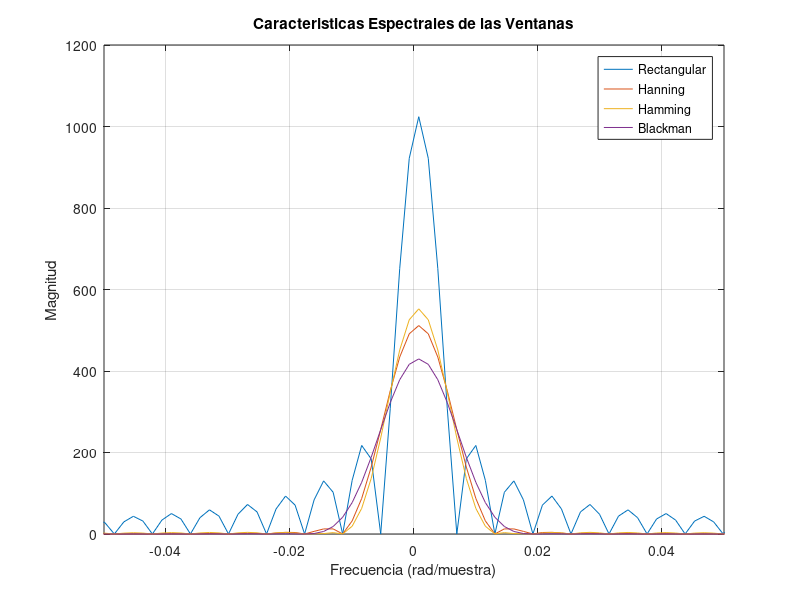
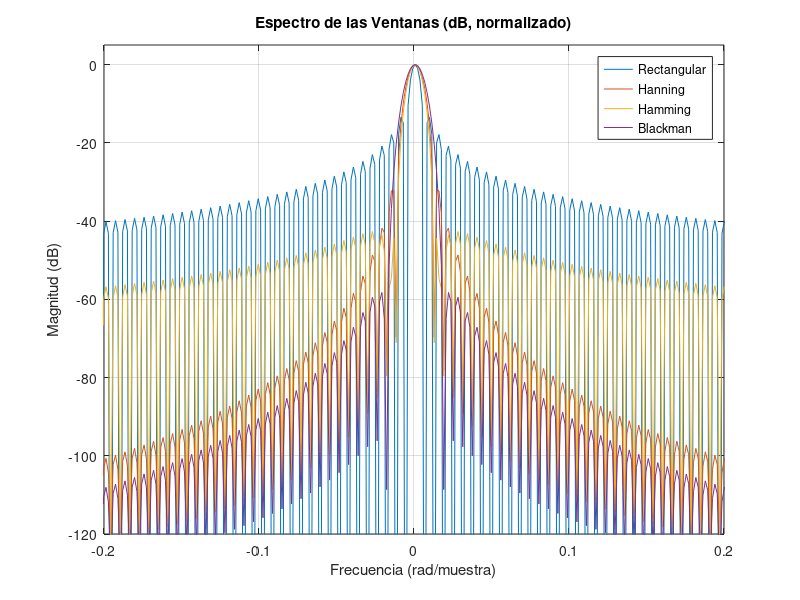
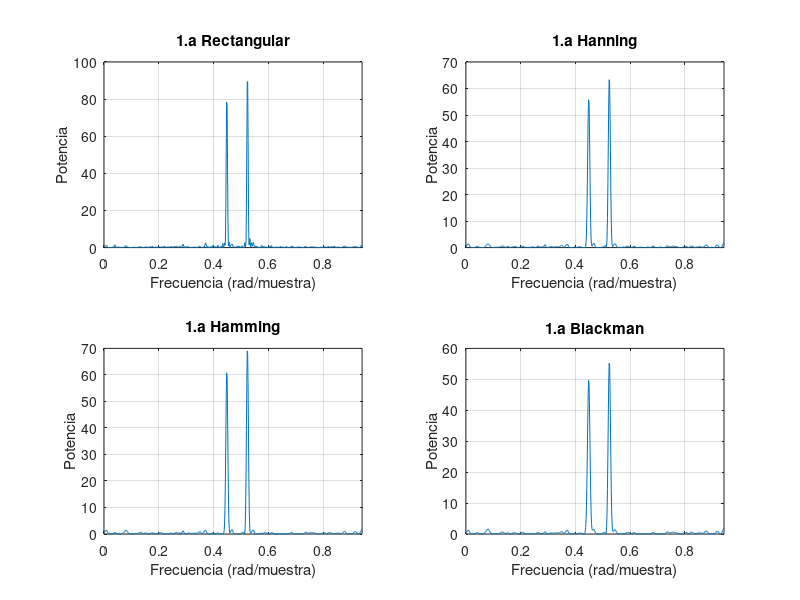
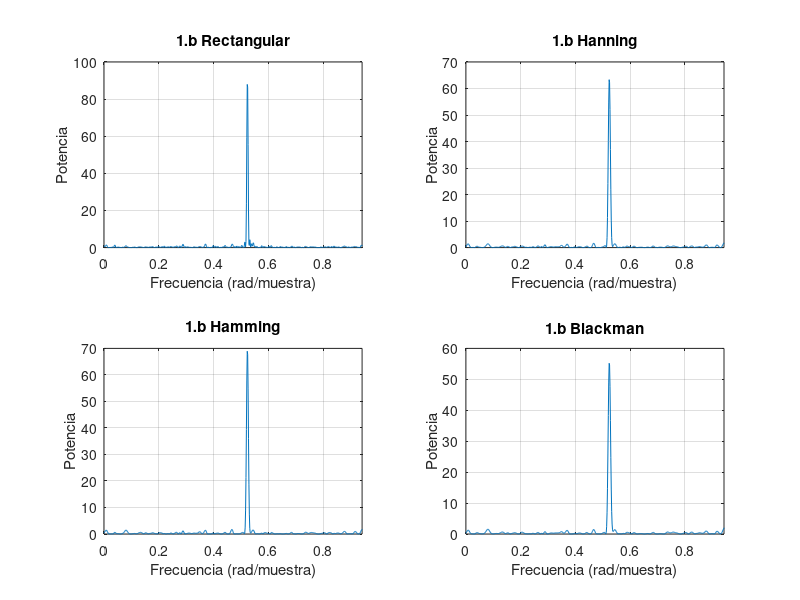

Here is the MATLAB script that generated these plots, in order:
% =====================================================================
% ESTIMACION ESPECTRAL CLASICA: EFECTO DE LA VENTANA (Octave / MATLAB)
% =====================================================================
% Idea general de la practica:
%   - Una "ventana" es una curva que se multiplica por la senal antes de
%     calcular su espectro. Cambia dos cosas:
%       * la RESOLUCION (que tan cerca pueden estar dos frecuencias para
%         verse separadas), que depende del ancho del lobulo principal;
%       * la FUGA espectral (energia que se "derrama" a frecuencias
%         vecinas), que depende del nivel de los lobulos secundarios.
%   - El PERIODOGRAMA estima la densidad espectral de potencia (DEP) de
%     una senal con la FFT. Es muy ruidoso.
%   - El PERIODOGRAMA PROMEDIO (Welch/Bartlett) divide la senal en
%     trozos, calcula el periodograma de cada uno y los promedia, lo que
%     reduce el ruido de la estimacion.
%
% =====================================================================

% Se limpian graficas, variables y Consola de Comando
clear; clc; close all;

% Paquete de senales para OCTAVE (Si usas MatLab comentarlo).
% En MATLAB, rectwin/hann/hamming/blackman/periodogram/pwelch vienen del
% Signal Processing Toolbox.
pkg load signal;

% Semilla fija: asi el "ruido aleatorio" es el mismo en cada
% corrida y las figuras se pueden repetir (en MATLAB tambien sirve rng(1)).
randn('state', 1);

% ---------------------------------------------------------------------
% PARAMETROS
% ---------------------------------------------------------------------
N = 1024;        % Numero de muestras (longitud de las ventanas y de la senal).
                 % Con N grande los lobulos de las ventanas se ven bien
                 % definidos; con N pequeno (p. ej. 128) el lobulo principal
                 % es mas ancho y la resolucion es peor.
Nfft = 4096;     % Puntos de la FFT. Si Nfft > N, la FFT rellena con ceros
                 % ("zero-padding"): solo INTERPOLA la curva (se ve mas
                 % suave), no mejora la resolucion real.

% ---------------------------------------------------------------------
% PASO 1: VENTANAS Y SU ESPECTRO
% ---------------------------------------------------------------------
% Se generan las cuatro ventanas como vectores columna de N puntos.
wRect = rectwin(N);          % Rectangular: todo 1. Lobulo principal mas
                             %   estrecho, pero lobulos laterales altos (-13 dB).
wHann = hann(N);             % Hanning: lobulo lateral ~ -31 dB.
wHamm = hamming(N);          % Hamming: lobulo lateral ~ -42 dB.
% En Octave blackman(N) devuelve -1.4e-17 en los extremos por
% redondeo, y pwelch rechaza ventanas con valores negativos. max(.,0) lo
% corrige sin cambiar la ventana en la practica.
wBlck = max(blackman(N), 0); % Blackman: lobulo lateral ~ -58 dB, pero
                             %   lobulo principal mas ancho.

% Espectro de cada ventana, en tres pasos:
%  1. fft(w, Nfft): Transformada Rapida de Fourier con Nfft puntos.
%  2. fftshift(): reordena el resultado para que la frecuencia 0 quede en
%     el centro de la grafica (la FFT la entrega al inicio).
%  3. abs(): magnitud, porque la FFT entrega numeros complejos.
WfRect = abs(fftshift(fft(wRect, Nfft)));
WfHann = abs(fftshift(fft(wHann, Nfft)));
WfHamm = abs(fftshift(fft(wHamm, Nfft)));
WfBlck = abs(fftshift(fft(wBlck, Nfft)));

% Eje de frecuencia normalizada de -pi a pi (rad/muestra), con un punto por
% cada punto de la FFT.
fVentana = linspace(-pi, pi, Nfft);

figure('Name', 'Paso 1: Espectro de las Ventanas');
plot(fVentana, WfRect); hold on;
plot(fVentana, WfHann);
plot(fVentana, WfHamm);
plot(fVentana, WfBlck);
xlim([-0.05 0.05]);              % Zoom: solo se ve el lobulo principal.
                                 % Se nota que Rectangular es la mas
                                 % estrecha y Blackman la mas ancha.
title('Caracteristicas Espectrales de las Ventanas');
xlabel('Frecuencia (rad/muestra)');   % antes decia (\pi rad/muestra),
                                      % pero el eje esta en radianes.
ylabel('Magnitud');
legend('Rectangular', 'Hanning', 'Hamming', 'Blackman');
grid on;
hold off;

% Mismo espectro pero en dB y normalizado a su maximo.
% La escala lineal no deja ver los lobulos secundarios (son muy pequenos);
% en dB si se lee su nivel respecto al lobulo principal, que es lo que pide
% el enunciado. El 1e-12 evita calcular log10(0).
figure('Name', 'Paso 1b: Espectro de las Ventanas en dB');
Wf = {WfRect, WfHann, WfHamm, WfBlck};
for i = 1:4
    plot(fVentana, 20*log10(Wf{i}/max(Wf{i}) + 1e-12)); hold on;
end
xlim([-0.2 0.2]); ylim([-120 5]);
title('Espectro de las Ventanas (dB, normalizado)');
xlabel('Frecuencia (rad/muestra)'); ylabel('Magnitud (dB)');
legend('Rectangular', 'Hanning', 'Hamming', 'Blackman');
grid on; hold off;

% ---------------------------------------------------------------------
% EXPERIMENTO 1.a: DOS SINUSOIDES IGUALES + RUIDO BLANCO
% ---------------------------------------------------------------------
% Pregunta: cada ventana logra ver las dos frecuencias por separado?
n = 0:N-1;               % indices de las muestras

% Frecuencias angulares dadas en el enunciado (rad/muestra). Estan muy
% cerca entre si: w1 = 0.5236 y w2 = 0.4488.
w1 = 2*pi/12;
w2 = 2*pi/14;

% Ruido blanco: media 0 y varianza 1. randn genera numeros con
% distribucion normal estandar, uno por muestra.
ruido = randn(1, N);

% Senal: dos sinusoides de amplitud 1 mas el ruido. La MISMA realizacion de
% ruido se usa para las cuatro ventanas, asi las diferencias entre graficas
% se deben solo a la ventana.
A1a = 1;
A2a = 1;
xa = A1a*sin(w1*n) + A2a*sin(w2*n) + ruido;

figure('Name', 'Experimento 1.a');
ventanas = {wRect, wHann, wHamm, wBlck};   % se agrupan para usar un ciclo for
titulos_a = {'1.a Rectangular', '1.a Hanning', '1.a Hamming', '1.a Blackman'};

for i = 1:4
    subplot(2, 2, i);
    % periodogram(x, ventana, Nfft): multiplica x por la ventana, calcula
    % la FFT y normaliza. Devuelve la DEP (Pxx) y la frecuencia w en
    % rad/muestra de 0 a pi.
    [Pxx, w] = periodogram(xa, ventanas{i}, Nfft);
    plot(w, Pxx);
    xlim([0 0.3*pi]);            % zoom a la zona donde estan w1 y w2
    title(titulos_a{i});
    xlabel('Frecuencia (rad/muestra)');
    ylabel('Potencia');
    grid on;
end

% ---------------------------------------------------------------------
% EXPERIMENTO 1.b: UNA SINUSOIDE FUERTE Y OTRA MUY DEBIL + RUIDO
% ---------------------------------------------------------------------
% Pregunta: que ventana deja ver la sinusoide debil (amplitud 0.01, es
% decir 40 dB por debajo de la fuerte)? Ojo: con ruido de varianza 1 la
% sinusoide debil queda por debajo del ruido y no se ve con ninguna ventana.
A1b = 1;
A2b = 0.01;
xb = A1b*sin(w1*n) + A2b*sin(w2*n) + ruido;   % mismo ruido que en 1.a

figure('Name', 'Experimento 1.b');
titulos_b = {'1.b Rectangular', '1.b Hanning', '1.b Hamming', '1.b Blackman'};

for i = 1:4
    subplot(2, 2, i);
    [Pxx, w] = periodogram(xb, ventanas{i}, Nfft);
    plot(w, Pxx);
    xlim([0 0.3*pi]);
    title(titulos_b{i});
    xlabel('Frecuencia (rad/muestra)');
    ylabel('Potencia');
    grid on;
end

% ---------------------------------------------------------------------
% EXPERIMENTO 2: PERIODOGRAMA PROMEDIO DE RUIDO BLANCO
% ---------------------------------------------------------------------
% Pregunta: cuanto se calma la estimacion al promediar varios
% periodogramas? La DEP verdadera del ruido blanco es PLANA, asi que una
% buena estimacion debe verse como una linea casi horizontal.
muestrasRuido = N * 16;                % ruido 16 veces mas largo que una ventana
ruidoLargo = randn(1, muestrasRuido);  % -> 16 segmentos de N muestras

% pwelch(x, ventana, solape, Nfft, Fs): corta x en segmentos del largo de la
% ventana, calcula el periodograma de cada uno y los promedia.
%   - solape = 0: segmentos sin solape (promedio de Bartlett).
%   - Fs = 2*pi como 5to argumento. Sin el, Octave usa Fs = 1: el eje
%     sale en ciclos/muestra (0 a 0.5) y no en rad/muestra, y el nivel de
%     potencia queda ~2 en vez de ~0.32, distinto al de periodogram().
%     Con Fs = 2*pi coincide con periodogram() y con MATLAB.
[PxxRect, wProm] = pwelch(ruidoLargo, wRect, 0, Nfft, 2*pi);
[PxxHann, wProm] = pwelch(ruidoLargo, wHann, 0, Nfft, 2*pi);
[PxxHamm, wProm] = pwelch(ruidoLargo, wHamm, 0, Nfft, 2*pi);
[PxxBlck, wProm] = pwelch(ruidoLargo, wBlck, 0, Nfft, 2*pi);

figure('Name', 'Experimento 2: Periodograma Promedio');
Pxx_promedios = {PxxRect, PxxHann, PxxHamm, PxxBlck};
titulos_prom = {'2. Rectangular (Promedio)', '2. Hanning (Promedio)', '2. Hamming (Promedio)', '2. Blackman (Promedio)'};

for i = 1:4
    subplot(2, 2, i);
    plot(wProm, Pxx_promedios{i});
    title(titulos_prom{i});
    xlabel('Frecuencia (rad/muestra)');
    ylabel('Densidad Espectral');
    grid on;
end

% ---------------------------------------------------------------------
% VERSIONES EN dB
% ---------------------------------------------------------------------
% En dB (10*log10 de la potencia) se pueden ver a la vez cosas muy grandes
% y muy pequenas, por ejemplo los picos y el piso de ruido.

% Experimento 1.b en dB
figure('Name', 'Experimento 1.b en dB');
titulos_b_dB = {'1.b Rectangular (dB)', '1.b Hanning (dB)', '1.b Hamming (dB)', '1.b Blackman (dB)'};

for i = 1:4
    subplot(2, 2, i);
    [Pxx, w] = periodogram(xb, ventanas{i}, Nfft);
    plot(w, 10*log10(Pxx));      % potencia a escala logaritmica (dB)
    xlim([0 0.3*pi]);
    title(titulos_b_dB{i});
    xlabel('Frecuencia (rad/muestra)');
    ylabel('Potencia (dB)');
    grid on;
end

% Experimento 2 en dB (reutiliza los datos de pwelch ya calculados)
figure('Name', 'Experimento 2: Periodograma Promedio en dB');
titulos_prom_dB = {'2. Rectangular Promedio (dB)', '2. Hanning Promedio (dB)', '2. Hamming Promedio (dB)', '2. Blackman Promedio (dB)'};

for i = 1:4
    subplot(2, 2, i);
    plot(wProm, 10*log10(Pxx_promedios{i}));
    title(titulos_prom_dB{i});
    xlabel('Frecuencia (rad/muestra)');
    ylabel('Densidad Espectral (dB)');
    grid on;
end

% ---------------------------------------------------------------------
% EXPERIMENTO 1.b SIN RUIDO
% ---------------------------------------------------------------------
% Con ruido de varianza 1, la sinusoide debil (A2 = 0.01) queda ~80 dB por
% debajo de la fuerte y el ruido se la "come": no se ve con ninguna ventana.
% Para aislar el efecto de la VENTANA se repite el experimento SIN ruido. Asi
% lo unico que puede tapar a la sinusoide debil es la FUGA espectral de la
% sinusoide fuerte (los lobulos secundarios de la ventana).
xc = A1b*sin(w1*n) + A2b*sin(w2*n);   % sin ruido
xs = A1b*sin(w1*n);                   % solo la fuerte (para medir la fuga)

figure('Name', 'Experimento 1.b sin ruido en dB');
titulos_c = {'1.b sin ruido Rectangular (dB)', '1.b sin ruido Hanning (dB)', '1.b sin ruido Hamming (dB)', '1.b sin ruido Blackman (dB)'};
nombres = {'Rectangular', 'Hanning', 'Hamming', 'Blackman'};

for i = 1:4
    subplot(2, 2, i);
    [Pc, w] = periodogram(xc, ventanas{i}, Nfft);   % fuerte + debil
    [Ps, w] = periodogram(xs, ventanas{i}, Nfft);   % solo fuerte
    plot(w, 10*log10(Pc)); hold on;
    plot(w, 10*log10(Ps), 'r--');     % linea roja: fuga de la fuerte sola
    xlim([0 0.3*pi]); ylim([-120 20]);
    title(titulos_c{i});
    xlabel('Frecuencia (rad/muestra)');
    ylabel('Potencia (dB)');
    grid on; hold off;

    % Margen: cuantos dB sobresale el pico de la debil (cerca de w2) por
    % encima del MAXIMO de la fuga de la fuerte en esa misma zona (la fuga
    % oscila entre picos y valles, por eso se compara con su maximo).
    % Mientras mas grande, mas facil es ver la sinusoide debil.
    cerca = find(abs(w - w2) < 0.01);
    margen = 10*log10(max(Pc(cerca))) - 10*log10(max(Ps(cerca)));
    printf('%s: la sinusoide debil sobresale %.1f dB sobre la fuga\n', nombres{i}, margen);
end
legend('con la debil', 'solo la fuerte (fuga)');

% ---------------------------------------------------------------------
% VALORES NUMERICOS PARA EL INFORME
% ---------------------------------------------------------------------
% Imprime en la consola los numeros que se citan en el informe, asi se
% pueden reproducir con este mismo codigo.

% (a) Caracteristicas de las ventanas, medidas en su espectro. Se usa una FFT
% con mucho relleno de ceros (2^18 puntos) para leer bien los lobulos.
%   - ancho nulo a nulo: distancia entre los dos primeros ceros del lobulo
%     principal, en multiplos de 1/N ciclos/muestra.
%   - ancho a -3 dB: ancho donde la magnitud cae a 0.707 del maximo.
%   - lobulo secundario: mayor pico fuera del lobulo principal, en dB
%     respecto al pico principal.
NF = 2^18;
printf('\n--- Caracteristicas de las ventanas (N = %d) ---\n', N);
for i = 1:4
    Wm = abs(fft(ventanas{i}, NF));
    Wm = Wm(1:NF/2) / max(Wm);              % de 0 a pi, normalizado
    fc = (0:NF/2-1) / NF;                   % ciclos/muestra
    k = 2;
    while ~(Wm(k) < Wm(k-1) && Wm(k) <= Wm(k+1))   % primer nulo
        k = k + 1;
    end
    k3 = find(Wm < 10^(-3/20), 1);          % primer punto bajo -3 dB
    printf('%-12s nulo-nulo = %.2f/N | -3 dB = %.2f/N | lobulo sec. = %.1f dB\n', ...
        nombres{i}, 2*fc(k)*N, 2*fc(k3)*N, 20*log10(max(Wm(k:end))));
end

% (b) Experimento 1.b con ruido: piso de ruido lejos de las sinusoides
% (frecuencias mayores que 0.6*pi rad/muestra).
printf('\n--- Experimento 1.b con ruido: piso de ruido (w > 0.6*pi) ---\n');
for i = 1:4
    [Pxx, w] = periodogram(xb, ventanas{i}, Nfft);
    zona = 10*log10(Pxx(w > 0.6*pi));
    printf('%-12s media = %.1f dB | maximo = %.1f dB\n', nombres{i}, mean(zona), max(zona));
end

% (c) Experimento 2: cuanto se calma la estimacion al promediar.
% Se mide la VARIANZA RELATIVA = var/media^2 de la curva (para ruido blanco la
% DEP verdadera es constante, asi que toda variacion es error de estimacion).
% Es independiente de la escala. Un periodograma solo da ~1; promediar K
% segmentos sin solape deberia dar ~1/K.
K = muestrasRuido / N;
printf('\n--- Experimento 2: K = %d segmentos ---\n', K);
for i = 1:4
    P1 = periodogram(ruidoLargo(1:N), ventanas{i}, Nfft);   % un solo segmento
    Pp = Pxx_promedios{i};                                  % promedio de K segmentos
    printf('%-12s 1 segmento: media = %.3f, var.rel. = %.3f | promedio: media = %.3f, var.rel. = %.3f (1/K = %.3f)\n', ...
        nombres{i}, mean(P1), var(P1)/mean(P1)^2, mean(Pp), var(Pp)/mean(Pp)^2, 1/K);
end
